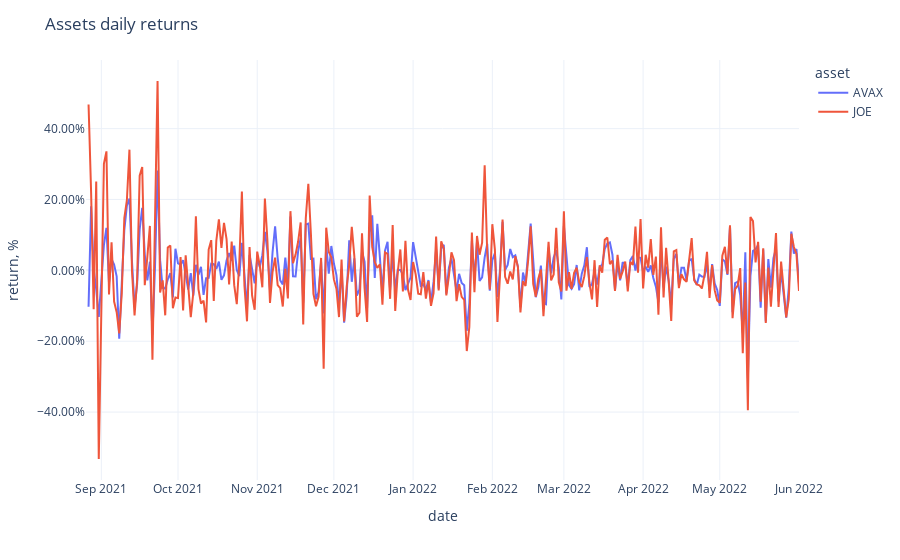

The code cell stored with this chart in its notebook:
### Code cell
fig = px.line(prices_data.pct_change(),
       labels={'variable': 'asset', 'value': 'return, %'})
fig.update_traces(
    hovertemplate="%{y}"
)
fig.update_yaxes(
    tickformat=".2%",
)
fig.update_xaxes(
    showspikes=True,
    spikethickness=2,
    spikedash="dot",
    spikecolor="#999999",
    spikemode="across",
)
fig.update_layout(
    hovermode="x",
    template='plotly_white',
    title='Assets daily returns'
)
fig.show()

### Figure 1 — Plotly figure (JSON) as saved in the notebook; plotly's stock layout.template omitted (floating-point values rounded to 4 significant figures; data arrays with more than 128 entries replaced by an {"elided": "..."} marker saying what was removed)
{"data": [{"hovertemplate": "%{y}", "legendgroup": "AVAX", "line": {"color": "#636efa", "dash": "solid"}, "marker": {"symbol": "circle"}, "mode": "lines", "name": "AVAX", "orientation": "v", "showlegend": true, "type": "scatter", "x": {"elided": "280 str values"}, "xaxis": "x", "y": {"elided": "280 float values"}, "yaxis": "y"}, {"hovertemplate": "%{y}", "legendgroup": "JOE", "line": {"color": "#EF553B", "dash": "solid"}, "marker": {"symbol": "circle"}, "mode": "lines", "name": "JOE", "orientation": "v", "showlegend": true, "type": "scatter", "x": {"elided": "280 str values"}, "xaxis": "x", "y": {"elided": "280 float values"}, "yaxis": "y"}], "layout": {"autosize": true, "hovermode": "x", "legend": {"title": {"text": "asset"}, "tracegroupgap": 0}, "margin": {"t": 60}, "title": {"text": "Assets daily returns"}, "xaxis": {"anchor": "y", "autorange": true, "domain": [0, 1], "range": ["2021-08-26", "2022-06-01"], "showspikes": true, "spikecolor": "#999999", "spikedash": "dot", "spikemode": "across", "spikethickness": 2, "title": {"text": "date"}, "type": "date"}, "yaxis": {"anchor": "x", "autorange": true, "domain": [0, 1], "range": [-0.5916, 0.5937], "tickformat": ".2%", "title": {"text": "return, %"}, "type": "linear"}}}
